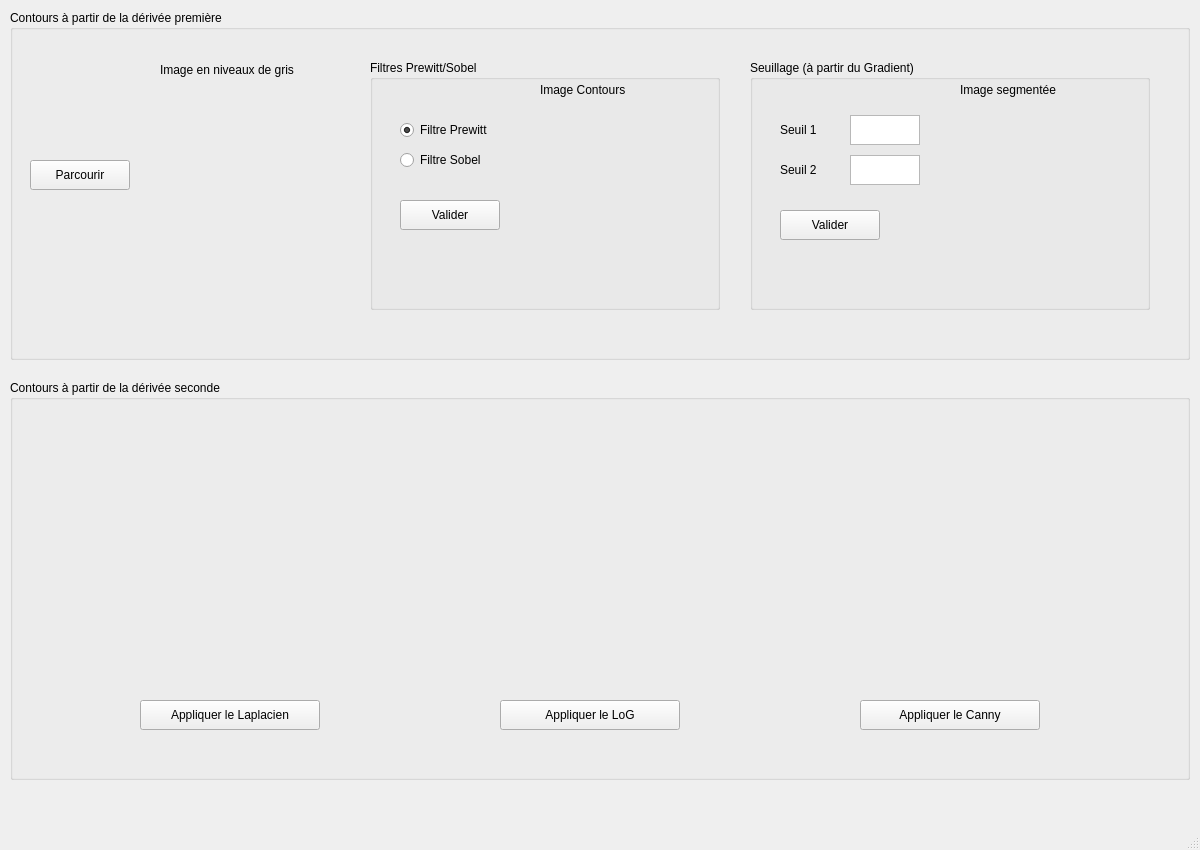
<?xml version="1.0" encoding="UTF-8"?>
<ui version="4.0">
 <class>MainWindow</class>
 <widget class="QMainWindow" name="MainWindow">
  <property name="geometry">
   <rect>
    <x>0</x>
    <y>0</y>
    <width>1200</width>
    <height>850</height>
   </rect>
  </property>
  <property name="windowTitle">
   <string>Détection des contours</string>
  </property>

  <widget class="QWidget" name="centralwidget">

   <widget class="QGroupBox" name="groupBox1">
    <property name="geometry">
     <rect>
      <x>10</x>
      <y>10</y>
      <width>1180</width>
      <height>350</height>
     </rect>
    </property>
    <property name="title">
     <string>Contours à partir de la dérivée première</string>
    </property>

    <widget class="QPushButton" name="parcourir">
     <property name="geometry">
      <rect>
       <x>20</x>
       <y>150</y>
       <width>100</width>
       <height>30</height>
      </rect>
     </property>
     <property name="text">
      <string>Parcourir</string>
     </property>
    </widget>

    <widget class="QLabel" name="GrayImg">
     <property name="geometry">
      <rect>
       <x>140</x>
       <y>80</y>
       <width>180</width>
       <height>180</height>
      </rect>
     </property>
    </widget>

    <widget class="QLabel" name="labelGray">
     <property name="geometry">
      <rect>
       <x>150</x>
       <y>50</y>
       <width>200</width>
       <height>20</height>
      </rect>
     </property>
     <property name="text">
      <string>Image en niveaux de gris</string>
     </property>
    </widget>

    <widget class="QGroupBox" name="groupBoxFilter">
     <property name="geometry">
      <rect>
       <x>360</x>
       <y>50</y>
       <width>350</width>
       <height>250</height>
      </rect>
     </property>
     <property name="title">
      <string>Filtres Prewitt/Sobel</string>
     </property>

     <widget class="QRadioButton" name="fprewitt">
      <property name="geometry">
       <rect>
        <x>30</x>
        <y>60</y>
        <width>150</width>
        <height>20</height>
       </rect>
      </property>
      <property name="text">
       <string>Filtre Prewitt</string>
      </property>
      <property name="checked">
       <bool>true</bool>
      </property>
     </widget>

     <widget class="QRadioButton" name="fsobel">
      <property name="geometry">
       <rect>
        <x>30</x>
        <y>90</y>
        <width>150</width>
        <height>20</height>
       </rect>
      </property>
      <property name="text">
       <string>Filtre Sobel</string>
      </property>
     </widget>

     <widget class="QPushButton" name="valider1">
      <property name="geometry">
       <rect>
        <x>30</x>
        <y>140</y>
        <width>100</width>
        <height>30</height>
       </rect>
      </property>
      <property name="text">
       <string>Valider</string>
      </property>
     </widget>

     <widget class="QLabel" name="FilteredImg">
      <property name="geometry">
       <rect>
        <x>160</x>
        <y>50</y>
        <width>180</width>
        <height>180</height>
       </rect>
     </property>
     </widget>

     <widget class="QLabel" name="labelContour">
      <property name="geometry">
       <rect>
        <x>170</x>
        <y>20</y>
        <width>200</width>
        <height>20</height>
       </rect>
     </property>
     <property name="text">
      <string>Image Contours</string>
     </property>
     </widget>

    </widget>

    <widget class="QGroupBox" name="groupBoxThreshold">
     <property name="geometry">
      <rect>
       <x>740</x>
       <y>50</y>
       <width>400</width>
       <height>250</height>
      </rect>
     </property>
     <property name="title">
      <string>Seuillage (à partir du Gradient)</string>
     </property>

     <widget class="QLabel" name="labelS1">
      <property name="geometry">
       <rect>
        <x>30</x>
        <y>60</y>
        <width>80</width>
        <height>20</height>
       </rect>
     </property>
     <property name="text">
      <string>Seuil 1</string>
     </property>
     </widget>

     <widget class="QTextEdit" name="s1">
      <property name="geometry">
       <rect>
        <x>100</x>
        <y>55</y>
        <width>70</width>
        <height>30</height>
       </rect>
     </property>
     </widget>

     <widget class="QLabel" name="labelS2">
      <property name="geometry">
       <rect>
        <x>30</x>
        <y>100</y>
        <width>80</width>
        <height>20</height>
       </rect>
     </property>
     <property name="text">
      <string>Seuil 2</string>
     </property>
     </widget>

     <widget class="QTextEdit" name="s2">
      <property name="geometry">
       <rect>
        <x>100</x>
        <y>95</y>
        <width>70</width>
        <height>30</height>
       </rect>
     </property>
     </widget>

     <widget class="QPushButton" name="valider2">
      <property name="geometry">
       <rect>
        <x>30</x>
        <y>150</y>
        <width>100</width>
        <height>30</height>
       </rect>
     </property>
     <property name="text">
      <string>Valider</string>
     </property>
     </widget>

     <widget class="QLabel" name="SegmentedImg">
      <property name="geometry">
       <rect>
        <x>200</x>
        <y>50</y>
        <width>180</width>
        <height>180</height>
       </rect>
     </property>
     </widget>

     <widget class="QLabel" name="labelSegment">
      <property name="geometry">
       <rect>
        <x>210</x>
        <y>20</y>
        <width>200</width>
        <height>20</height>
       </rect>
     </property>
     <property name="text">
      <string>Image segmentée</string>
     </property>
     </widget>

    </widget>

   </widget>

   <widget class="QGroupBox" name="groupBox2">
    <property name="geometry">
     <rect>
      <x>10</x>
      <y>380</y>
      <width>1180</width>
      <height>400</height>
     </rect>
    </property>
    <property name="title">
     <string>Contours à partir de la dérivée seconde</string>
    </property>

    <widget class="QLabel" name="LaplacienImg">
     <property name="geometry">
      <rect>
       <x>120</x>
       <y>100</y>
       <width>200</width>
       <height>200</height>
      </rect>
     </property>
    </widget>

    <widget class="QPushButton" name="applaplacien">
     <property name="geometry">
      <rect>
       <x>130</x>
       <y>320</y>
       <width>180</width>
       <height>30</height>
      </rect>
     </property>
     <property name="text">
      <string>Appliquer le Laplacien</string>
     </property>
    </widget>

    <widget class="QLabel" name="LoGImg">
     <property name="geometry">
      <rect>
       <x>480</x>
       <y>100</y>
       <width>200</width>
       <height>200</height>
      </rect>
     </property>
    </widget>

    <widget class="QPushButton" name="applog">
     <property name="geometry">
      <rect>
       <x>490</x>
       <y>320</y>
       <width>180</width>
       <height>30</height>
      </rect>
     </property>
     <property name="text">
      <string>Appliquer le LoG</string>
     </property>
    </widget>

    <widget class="QLabel" name="CannyImg">
     <property name="geometry">
      <rect>
       <x>840</x>
       <y>100</y>
       <width>200</width>
       <height>200</height>
      </rect>
     </property>
    </widget>

    <widget class="QPushButton" name="appcanny">
     <property name="geometry">
      <rect>
       <x>850</x>
       <y>320</y>
       <width>180</width>
       <height>30</height>
      </rect>
     </property>
     <property name="text">
      <string>Appliquer le Canny</string>
     </property>
    </widget>

   </widget>

  </widget>

  <widget class="QMenuBar" name="menubar"/>
  <widget class="QStatusBar" name="statusbar"/>

 </widget>
 <resources/>
 <connections/>
</ui>
